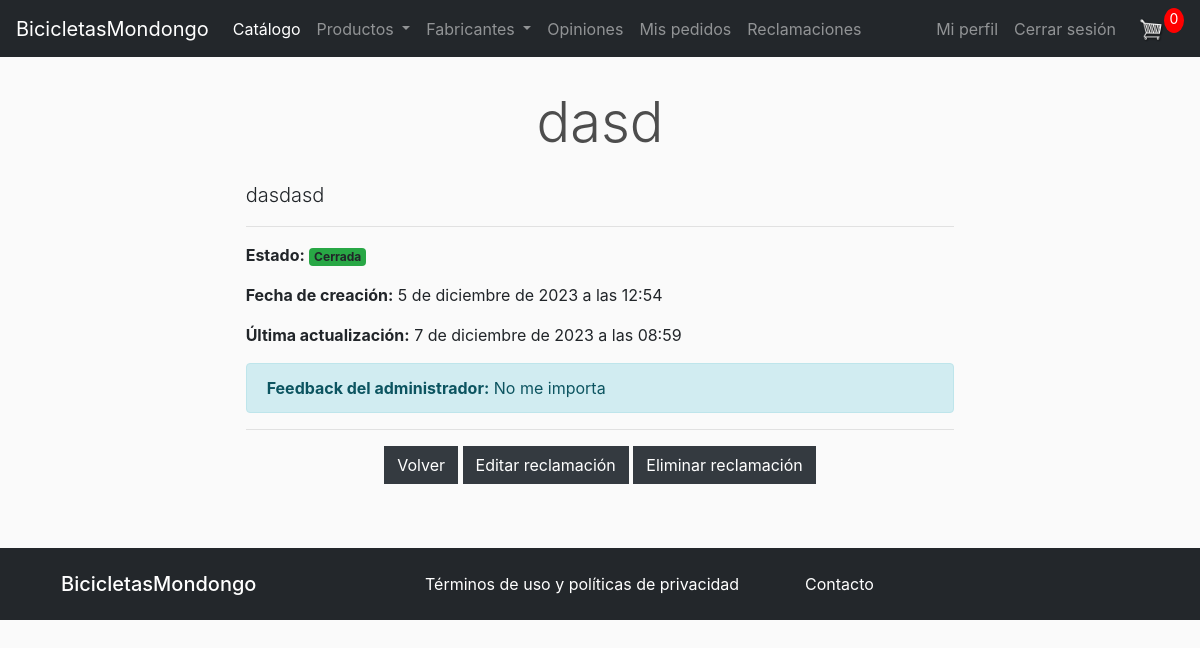
The app's page /claims/claims/8/ (signed in) with its own data.
### claims/models.py (models this page shows, shortened)
class Claim(models.Model):
    STATUS_CHOICES = [
        ('Pendiente', 'Pendiente'),
        ('En progreso', 'En progreso'),
        ('Cerrada', 'Cerrada'),
    ]
    user = models.ForeignKey('auth.User', on_delete=models.CASCADE)
    title = models.CharField(max_length=200)
    description = models.TextField()
    status = models.CharField(max_length=20, choices=STATUS_CHOICES, default='Pendiente')
    created_at = models.DateTimeField(auto_now_add=True)
    updated_at = models.DateTimeField(auto_now=True)
    admin_feedback = models.TextField(null=True, blank=True)

### claims/views.py (the view)
# urls.py: path('claims/<int:claim_id>/', views.claim_detail, name='claim_detail'),
@login_required
def claim_detail(request, claim_id):
    claim = get_object_or_404(Claim, id=claim_id)
    data = cartData(request)
    cartItems = data['cartItems']
    if claim.user != request.user and not request.user.is_staff:
        return render(request, 'claims/claim_detail_error.html',{'cartItems':cartItems})
    return render(request, 'claims/claim_detail.html', {'claim': claim,'cartItems':cartItems})

### store/models.py (called while the page is built)
	@property
	def get_cart_items(self):
		orderitems = self.orderitem_set.all()
		total = sum([item.quantity for item in orderitems])
		return total

### store/utils.py (called while the page is built)
def cartData(request):
    types = []  # Initialize types
    if request.user.is_authenticated:
        customer = request.user.customer
        order, created = Order.objects.get_or_create(customer=customer, complete=False)
        items = order.orderitem_set.all()
        cartItems = order.get_cart_items
        for item in items:
            types.append(item.product.type)
    else:
        cookieData = cookieCart(request)
        cartItems = cookieData['cartItems']
        order = cookieData['order']
        items = cookieData['items']
        types = cookieData['types']
    return {'cartItems':cartItems ,'order':order, 'items':items, 'types':types}

### claims/templates/claims/claim_detail.html (shortened to what this page needs)
{% extends 'claims/base_generic.html' %}
{% block content %}
<div class="container">
  <div class="row">
    <div class="col-md-8 offset-md-2">
      <h1 class="display-4 text-center mb-4">{{ claim.title }}</h1>
      <p class="lead">{{ claim.description }}</p>
      <hr>
      {% if claim.status == "Pendiente" %}
        <p><strong>Estado:</strong> <span class="badge bg-warning">{{ claim.status }}</span></p>
      {% elif claim.status == "En progreso" %}
        <p><strong>Estado:</strong> <span class="badge bg-info">{{ claim.status }}</span></p>
      {% elif claim.status == "Cerrada" %}
        <p><strong>Estado:</strong> <span class="badge bg-success">{{ claim.status }}</span></p>
      {% endif %}
      <p><strong>Fecha de creación:</strong> {{ claim.created_at }}</p>
      <p><strong>Última actualización:</strong> {{ claim.updated_at }}</p>
      {% if claim.admin_feedback %}
        <div class="alert alert-info" role="alert">
          <strong>Feedback del administrador:</strong> {{ claim.admin_feedback }}
        </div>
      {% endif %}
      <hr>
      <div class="text-center">
        {% if request.user.is_staff %}
          <a class="btn btn-dark" href="/claims/claims/admin/">Volver</a>
        {%else%}
          <a class="btn btn-dark" href="/claims/claims/">Volver</a>
        {% endif %}
        {% if request.user.is_staff %}
        <a href="{% url 'claim_update' claim.id %}" class="btn btn-dark">Contestar reclamación</a>
        {%else%}
        <a href="{% url 'claim_update' claim.id %}" class="btn btn-dark">Editar reclamación</a>
        {% endif %}
        <a href="{% url 'claim_delete' claim.id %}" class="btn btn-dark">Eliminar reclamación</a>
      </div>
    </div>
  </div>
</div>
{% endblock %}

### static/css/main.css (style rules this page uses)
body { background-color: hsl(0, 0%, 98%); }
h1,h2,h3,h4,h5,h6 { color:hsl(0, 0%, 30%); }
.btn { border-radius: 0; }

### records on screen
Claim: title "dasd", description "dasdasd", status "Cerrada", created_at "5 de diciembre de 2023 a las 12:54", updated_at "7 de diciembre de 2023 a las 08:59", admin_feedback "No me importa"

### other values on screen
{{ cartItems }} "0"
